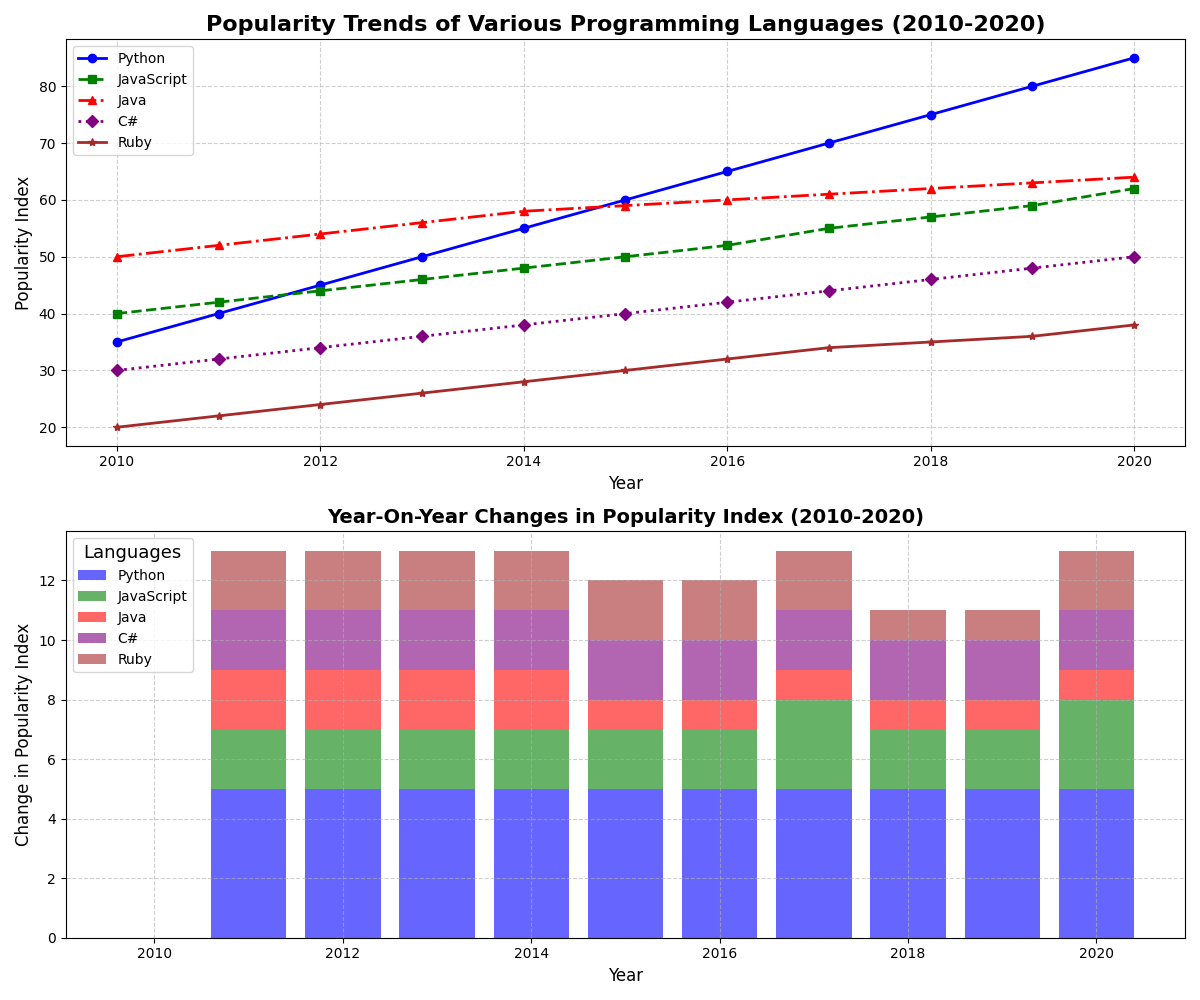

Here is the Python script that generated this plot:
import matplotlib.pyplot as plt
import numpy as np

# Backstory: Tracking the Growth Trends in Various Programming Languages' Popularity Over the Decade
# Data is based on the hypothetical usage/popularity index (higher is better).

# Years of observation
years = np.arange(2010, 2021)

# Popularity indices by language
python_popularity = np.array([35, 40, 45, 50, 55, 60, 65, 70, 75, 80, 85])
javascript_popularity = np.array([40, 42, 44, 46, 48, 50, 52, 55, 57, 59, 62])
java_popularity = np.array([50, 52, 54, 56, 58, 59, 60, 61, 62, 63, 64])
csharp_popularity = np.array([30, 32, 34, 36, 38, 40, 42, 44, 46, 48, 50])
ruby_popularity = np.array([20, 22, 24, 26, 28, 30, 32, 34, 35, 36, 38])

# Create the line plot with multiple subplots to differentiate trends and anomalies
fig, axes = plt.subplots(2, 1, figsize=(12, 10))

# Main Line Plot
axes[0].plot(years, python_popularity, label='Python', color='blue', marker='o', linestyle='-', linewidth=2)
axes[0].plot(years, javascript_popularity, label='JavaScript', color='green', marker='s', linestyle='--', linewidth=2)
axes[0].plot(years, java_popularity, label='Java', color='red', marker='^', linestyle='-.', linewidth=2)
axes[0].plot(years, csharp_popularity, label='C#', color='purple', marker='D', linestyle=':', linewidth=2)
axes[0].plot(years, ruby_popularity, label='Ruby', color='brown', marker='*', linestyle='-', linewidth=2)

# Adding titles and labels
axes[0].set_title('Popularity Trends of Various Programming Languages (2010-2020)', fontsize=16, fontweight='bold')
axes[0].set_xlabel('Year', fontsize=12)
axes[0].set_ylabel('Popularity Index', fontsize=12)

# Add a legend
axes[0].legend(loc='upper left', fontsize=10)

# Grid Lines
axes[0].grid(True, linestyle='--', alpha=0.6)

# In-depth look at the Year-on-Year Difference to highlight growth rates (Subplot)
# Calculating differences year-on-year
python_diff = np.diff(python_popularity, prepend=python_popularity[0])
javascript_diff = np.diff(javascript_popularity, prepend=javascript_popularity[0])
java_diff = np.diff(java_popularity, prepend=java_popularity[0])
csharp_diff = np.diff(csharp_popularity, prepend=csharp_popularity[0])
ruby_diff = np.diff(ruby_popularity,prepend=ruby_popularity[0])

# Plotting year-on-year difference
axes[1].bar(years, python_diff, label='Python', color='blue', alpha=0.6)
axes[1].bar(years, javascript_diff, label='JavaScript', color='green', alpha=0.6, bottom=python_diff)
axes[1].bar(years, java_diff, label='Java', color='red', alpha=0.6, bottom=python_diff + javascript_diff)
axes[1].bar(years, csharp_diff, label='C#', color='purple', alpha=0.6, bottom=python_diff + javascript_diff + java_diff)
axes[1].bar(years, ruby_diff, label='Ruby', color='brown', alpha=0.6, bottom=python_diff + javascript_diff + java_diff + csharp_diff)

# Title and labels for the subplot
axes[1].set_title('Year-On-Year Changes in Popularity Index (2010-2020)', fontsize=14, fontweight='bold')
axes[1].set_xlabel('Year', fontsize=12)
axes[1].set_ylabel('Change in Popularity Index', fontsize=12)

# Grid Lines
axes[1].grid(True, linestyle='--', alpha=0.6)

# Adding a legend
axes[1].legend(loc='upper left', fontsize=10, title="Languages", title_fontsize='13')

# Adjust layout to prevent text overlap
plt.tight_layout()

# Display the plot
plt.show()
